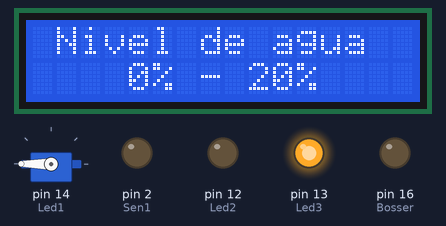
A sketch run on a simulated Arduino Uno, built with avr-gcc and run on an emulated ATmega328P. Parts: servo, 16×2 character LCD, output pins drawn as LEDs (lit = HIGH). What the sketch prints to the serial monitor is not drawn.

Above: at 2.1 s.
At 7.2 s:
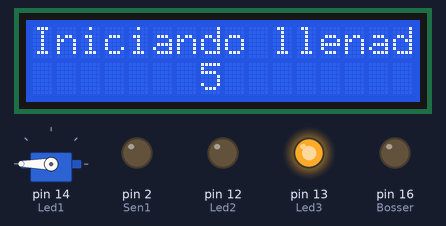
At 12.3 s:
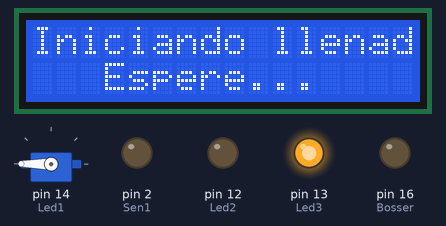
At 13.3 s:
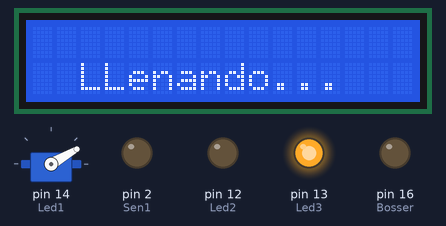
At 25.3 s:
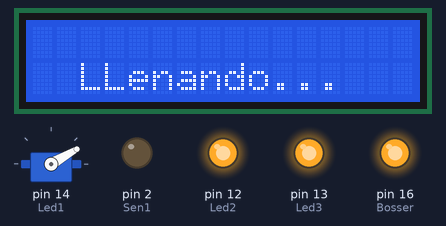
At 38.4 s:
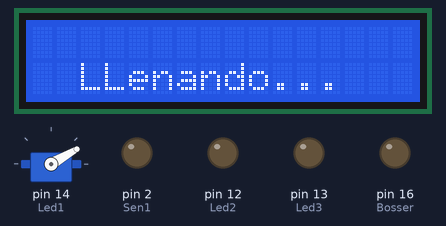
Timing chart, 0 to 39.9 s (numbered marks = the images above):
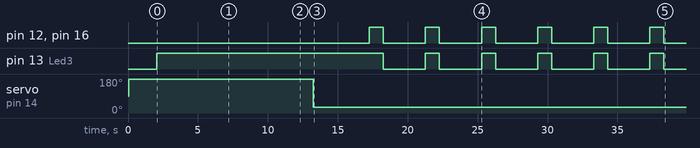

Measured:
- by itself, pin 13 (Led3): repeats every 4.0 s: LOW 3.0 s, HIGH 1.0 s
- by itself, servo on pin 14 (Led1): 90° → 180° at 0.06 s, → 30° 13.2 s later
- by itself, pin 12 (Led2), pin 16 (Bosser): LOW → HIGH at 17.3 s, → LOW 1.0 s later, → HIGH 3.0 s later, → LOW 1.0 s later, … (12 changes in this stretch)
- what the display in image 0 shows lasts 5.0 s, from 2.1 s to 7.1 s
- what the display in image 1 shows lasts 1.0 s, from 7.1 s to 8.1 s

The sketch:

Proyecto_casallas.ino
```cpp
//Librerias que requierre el programa
#include <LiquidCrystal_I2C.h>
#include <Servo.h>

Servo servo1;

//sensores de nivel de agua
#define Sen1 2
#define Sen2 0
//leds que indican el nivel de agua
#define Led1 14
#define Led2 12
#define Led3 13
//bosser que indica el llenado del tanque
#define Bosser 16

//se definen las caracteristica de la pantalla LCD
LiquidCrystal_I2C lcd(0x27, 16, 2);

//variables del texto de la pantalla LCD
String Text = "Nivel de agua";
String Nivel1 = "100%";
String Nivel2 = "20% - 80%";
String Nivel3 = "0% - 20%";
String Adver = "Iniciando llenado";
String Llenando = "LLenando...";
String LlenadoL = "LLenado listo ;)";

//caracteristicas y rango de accion del servo motor
int PinServo = 14;
int PulsorMin = 500;
int PulsorMax = 2600;

//angulo de cerrado y apertura de la llave de paso de agua
int Open = 30;
int Close = 190;

//otras variables segundarias
int Var = 1;
int T1 = 500;
int T2 = 1000;
int T3 = 5000;
int TT = 2000;


void setup() {
  // put your setup code here, to run once:

  //definicion de entrada o salida de cada pin
  pinMode(Sen1, OUTPUT);  //sensor
  pinMode(Sen2, OUTPUT);  //sensor
  pinMode(Led1, OUTPUT);  //Led
  pinMode(Led2, OUTPUT);  //Led
  pinMode(Led3, OUTPUT);  //Led
  pinMode(Bosser, OUTPUT);  //Bosser

  //Niveles e inicacion del servo motor
  servo1.attach(PinServo, PulsorMin, PulsorMax);

  //Inicializacion del panle LCD
  lcd.init();
  lcd.backlight();

  //Velocidad del monitor serial
  Serial.begin(9600);


}

void loop() {
  // put your main code here, to run reatedly:

  //servo1.write(Open);
  //delay(2000);
  //servo1.write(Close);
  //delay(5000);

  if(digitalRead(Sen1)==1  &&  digitalRead(Sen2)==1){
    if(Var==1){

      Serial.println("Nivel de agua " + Nivel1); //imprime texto en el monitor serial

      servo1.write(Close);
      delay(TT);

      digitalWrite(Led1, HIGH);
      digitalWrite(Led2, LOW);
      digitalWrite(Led3, LOW);

      lcd.clear();
      lcd.setCursor(1,0);
      lcd.print(Text);
      lcd.setCursor(6,1);
      lcd.print(Nivel1);
      delay(T1);


    }
  }


  if(digitalRead(Sen1)==1  &&  digitalRead(Sen2)==0){
    if(Var==1){

      Serial.println("Nivel de agua " + Nivel2); //imprime texto en el monitor serial

      servo1.write(Close);
      delay(TT);

      digitalWrite(Led1, LOW);
      digitalWrite(Led2, HIGH);
      digitalWrite(Led3, HIGH);

      lcd.clear();
      lcd.setCursor(1,0);
      lcd.print(Text);
      lcd.setCursor(4,1);
      lcd.print(Nivel2);
      delay(T1);


    }
  }


  if(digitalRead(Sen1)==0  &&  digitalRead(Sen2)==0){
    if(Var==1){
      Serial.println("Nivel de agua " + Nivel3); //imprime texto en el monitor serial

      servo1.write(Close);
      delay(TT);

      digitalWrite(Led1, LOW);
      digitalWrite(Led2, LOW);
      digitalWrite(Led3, HIGH);

      if(digitalRead(Sen1)==0  &&  digitalRead(Sen2)==0){
        lcd.clear();
        lcd.setCursor(1,0);
        lcd.print(Text);
        lcd.setCursor(4,1);
        lcd.print(Nivel3);

        servo1.write(Close);
        delay(T3);
      }

      if(digitalRead(Sen1)==0  &&  digitalRead(Sen2)==0){
      lcd.clear();
      lcd.setCursor(0,0);
      lcd.print(Adver);
      lcd.setCursor(7,1);
      lcd.print("5");
      delay(T2);
      }

      if(digitalRead(Sen1)==0  &&  digitalRead(Sen2)==0){
      lcd.clear();
      lcd.setCursor(0,0);
      lcd.print(Adver);
      lcd.setCursor(7,1);
      lcd.print("4");
      delay(T2);
      }

      if(digitalRead(Sen1)==0  &&  digitalRead(Sen2)==0){
      lcd.clear();
      lcd.setCursor(0,0);
      lcd.print(Adver);
      lcd.setCursor(7,1);
      lcd.print("3");
      delay(T2);
      }

      if(digitalRead(Sen1)==0  &&  digitalRead(Sen2)==0){
      lcd.clear();
      lcd.setCursor(0,0);
      lcd.print(Adver);
      lcd.setCursor(7,1);
      lcd.print("2");
      delay(T2);
      }

      if(digitalRead(Sen1)==0  &&  digitalRead(Sen2)==0){
      lcd.clear();
      lcd.setCursor(0,0);
      lcd.print(Adver);
      lcd.setCursor(7,1);
      lcd.print("1");
      delay(T2);
      }

      if(digitalRead(Sen1)==0  &&  digitalRead(Sen2)==0){
      lcd.clear();
      lcd.setCursor(0,0);
      lcd.print(Adver);
      lcd.setCursor(3,1);
      lcd.print("Espere...");
      delay(T2);
      }


      if(digitalRead(Sen1)==0  &&  digitalRead(Sen2)==0){
      Var = 2;

      lcd.clear();
      lcd.setCursor(2,1);
      lcd.print(Llenando);

      servo1.write(Open);
      delay(TT);
      }
    }
  }


  if(Var==2){
    servo1.write(Open);
    delay(TT);

    lcd.clear();
    lcd.setCursor(2,1);
    lcd.print(Llenando);

    digitalWrite(Bosser, HIGH);
    digitalWrite(Led1, LOW);
    digitalWrite(Led2, HIGH);
    digitalWrite(Led3, HIGH);
    delay(T2);
    digitalWrite(Bosser, LOW);
    digitalWrite(Led1, LOW);
    digitalWrite(Led2, LOW);
    digitalWrite(Led3, LOW);
    delay(T2);

    if(digitalRead(Sen1)==1  &&  digitalRead(Sen2)==1){
      digitalWrite(Bosser, HIGH);
      digitalWrite(Led1, HIGH);
      digitalWrite(Led2, LOW);
      digitalWrite(Led3, LOW);
      delay(T1);
      digitalWrite(Bosser, LOW);
      digitalWrite(Led1, LOW);
      delay(T1);
      digitalWrite(Bosser, HIGH);
      digitalWrite(Led1, HIGH);
      delay(T1);
      digitalWrite(Bosser, LOW);
      digitalWrite(Led1, LOW);
      delay(T1);
      digitalWrite(Bosser, HIGH);
      digitalWrite(Led1, HIGH);
      delay(T1);
      digitalWrite(Bosser, LOW);
      digitalWrite(Led1, LOW);
      delay(T1);
      digitalWrite(Bosser, HIGH);
      digitalWrite(Led1, HIGH);
      delay(T3);
      digitalWrite(Bosser, LOW);
      digitalWrite(Led1, LOW);

      servo1.write(Close);
      delay(TT);

      lcd.clear();
      lcd.setCursor(0,1);
      lcd.print(LlenadoL);

      Var = 1;

      servo1.write(Close);
      delay(TT);
    }
  }
}
```
